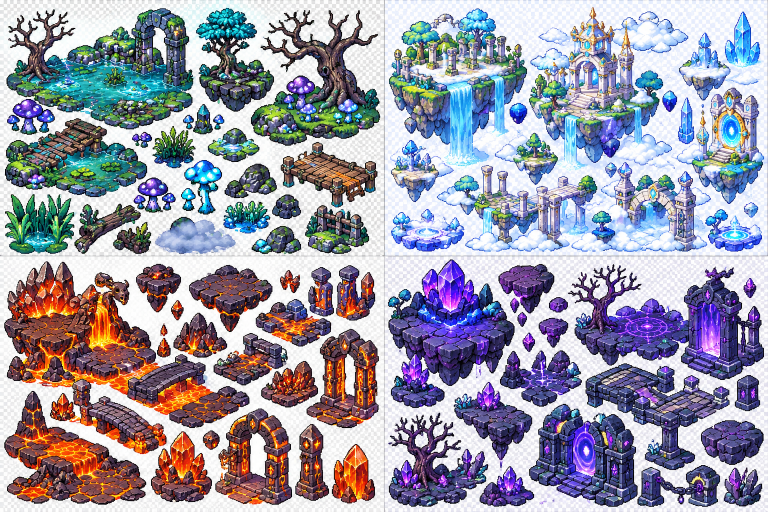
#> input picture art/props/four_themes_sheet.png, 1536 x 1024 px, given in place of mead_00.png, which was not available (shown at 1/2 size)
$ python build_props.py ../art/props/four_themes_sheet.png
#> lines starting #> are read from the running program, lines starting #| are printed output that depends on the picture
"""Build game-ready prop images from sliced sheets (tools/slice_props.py output).
Each prop is resized to 2x its on-screen height (crisp on retina, drawn at 0.5), quantized to a 256-colour PNG,
and listed in data/props.json as { id: { h: display height px, w: display width px } }.
Usage: python3 -I tools/build_props.py SLICE_DIR"""
import sys, json, os
from PIL import Image, ImageEnhance

SLICES = sys.argv[1]
# id: (slice file, on-screen height)
PROPS = {
    # meadow sheet
    'rock_big': ('mead_00', 70), 'rock_mid': ('mead_01', 54), 'rock_small': ('mead_02', 40), 'rock_spire': ('mead_03', 96),
    'oak_a': ('mead_04', 122), 'oak_b': ('mead_05', 118), 'pine': ('mead_06', 128),
    'bush_white': ('mead_07', 40), 'bush_pink': ('mead_08', 40),
    'grass_a': ('mead_09', 22), 'grass_b': ('mead_17', 22), 'grass_c': ('mead_25', 20), 'grass_fl1': ('mead_10', 24), 'grass_fl2': ('mead_11', 24),
    'fl_white': ('mead_12', 22), 'fl_pink': ('mead_13', 22), 'fl_purple': ('mead_14', 22), 'fl_yellow': ('mead_15', 24),
    'fb_white': ('mead_21', 26), 'fb_pink': ('mead_22', 26), 'fb_blue': ('mead_23', 28), 'fb_mix': ('mead_24', 28),
    'mush_big': ('mead_16', 34), 'mush_red': ('mead_18', 24), 'mush_small': ('mead_19', 22), 'mush_orange': ('mead_20', 20),
    # town sheet
    'house_tree': ('town_00', 250), 'house_blue': ('town_01', 196), 'house_vine': ('town_02', 192), 'house_mill': ('town_03', 214),
    'banner': ('town_04', 82), 'sign_board': ('town_06', 58), 'lamp': ('town_07', 62), 'stall_blue': ('town_08', 96), 'stall_red': ('town_09', 96),
    'signpost': ('town_10', 64), 'well': ('town_11', 84), 'bench': ('town_17', 26), 'garden': ('town_19', 58), 'flower_bush': ('town_20', 42),
    'tent': ('town_21', 104), 'crate': ('town_22', 30), 'cart': ('town_23', 40), 'hay_crates': ('town_26', 50), 'pot_stand': ('town_27', 62),
    'stool': ('town_28', 24), 'stump_axe': ('town_29', 34), 'barrel_stone': ('town_33', 46),
    # snow + desert sheet (sliced with dilate 0: the objects touch)
    'snow_cliff': ('sd_00', 112), 'snow_rock_big': ('sd_01', 56), 'snow_pine_tall': ('sd_02', 132), 'snow_pine_small': ('sd_03', 92), 'snow_pine_b': ('sd_16', 122),
    'ice_crystal_small': ('sd_07', 34), 'ice_crystal_big': ('sd_08', 58), 'snow_rock_flat': ('sd_15', 34), 'snow_bush_round': ('sd_17', 36), 'ice_sprig': ('sd_18', 16),
    'snow_berry_bush': ('sd_19', 38), 'snow_drift': ('sd_20', 24), 'snow_bush': ('sd_21', 30), 'snow_berry_small': ('sd_22', 28), 'snowman': ('sd_23', 50),
    'bare_tree_snow': ('sd_28', 118), 'stone_arch': ('sd_36', 74), 'stone_pillar': ('sd_43', 76), 'snow_patch': ('sd_44', 18), 'ice_shard': ('sd_45', 34), 'ice_pond': ('sd_46', 52),
    'sand_rock_big': ('sd_04', 80), 'sand_arch': ('sd_05', 82), 'sand_pillar': ('sd_06', 72), 'sand_tower': ('sd_09', 86), 'cactus_tall': ('sd_10', 62), 'agave': ('sd_11', 36),
    'cactus_barrel': ('sd_12', 26), 'cactus_rock': ('sd_13', 72), 'cactus_round': ('sd_24', 28), 'cactus_small': ('sd_25', 22), 'dead_tree': ('sd_26', 98), 'desert_grass': ('sd_27', 30),
    'sand_rocks': ('sd_31', 62), 'skull': ('sd_32', 22), 'sand_stone_small': ('sd_33', 24), 'dry_grass': ('sd_34', 16), 'dune': ('sd_35', 40), 'sand_slab': ('sd_40', 36),
    'cactus_group': ('sd_41', 62), 'dune_b': ('sd_47', 42), 'sand_rock_small': ('sd_48', 30), 'cactus': ('sd_49', 46), 'dry_grass_b': ('sd_50', 20), 'dry_grass_c': ('sd_51', 18),
    # four-theme sheet (marsh / sky / lava / void quadrants, prepped with tools/prep_sheet.py --holes 150)
    'marsh_pond': ('marsh_00', 120), 'marsh_tree_isle': ('marsh_01', 126), 'marsh_bridge': ('marsh_02', 60), 'reeds_mush': ('marsh_03', 44), 'mush_tiny': ('marsh_04', 14),
    'mush_purple': ('marsh_05', 32), 'mush_glow_big': ('marsh_06', 52), 'marsh_rock_pool': ('marsh_07', 32), 'moss_rock': ('marsh_08', 32), 'boardwalk': ('marsh_09', 80),
    'reeds': ('marsh_10', 44), 'log': ('marsh_11', 32), 'stump_moss': ('marsh_12', 26), 'mist': ('marsh_13', 28), 'mush_glow_small': ('marsh_14', 18), 'glow_grass': ('marsh_15', 28),
    'moss_rock_b': ('marsh_16', 26), 'moss_rock_s': ('marsh_17', 22),
    'sky_falls': ('sky_00', 130), 'sky_crystal_isle': ('sky_03', 60), 'sky_crystal': ('sky_04', 56), 'sky_gem': ('sky_05', 20), 'sky_gem_b': ('sky_06', 18), 'sky_obelisk': ('sky_07', 48),
    'sky_tree_isle': ('sky_08', 66), 'sky_portal': ('sky_10', 36), 'sky_shard': ('sky_12', 16), 'sky_shard_b': ('sky_13', 14),
    'lava_float': ('lava_01', 46), 'ember_shard': ('lava_02', 16), 'lava_spike_rock': ('lava_03', 46), 'lava_platform': ('lava_04', 56), 'lava_ruin_floor': ('lava_05', 40),
    'ember_shard_b': ('lava_06', 18), 'lava_pillar': ('lava_07', 48), 'lava_pillars': ('lava_08', 54), 'lava_ruin': ('lava_09', 46), 'lava_crystal_pile': ('lava_10', 42),
    'lava_arch': ('lava_11', 96), 'lava_crystal_rock': ('lava_13', 62), 'ember_ball': ('lava_14', 16), 'lava_arch_b': ('lava_15', 92), 'lava_obelisk': ('lava_16', 76), 'lava_crystal': ('lava_17', 58),
    'void_crystal_isle': ('void_00', 128), 'void_float': ('void_01', 48), 'void_shard': ('void_02', 14), 'void_rock_float': ('void_03', 28), 'void_pebble': ('void_04', 14),
    'void_shard_b': ('void_06', 18), 'void_rune_plat': ('void_07', 52), 'void_shard_c': ('void_08', 16), 'void_pillar': ('void_10', 36), 'void_tree': ('void_11', 96),
    'void_crystal_float': ('void_12', 80), 'void_gate': ('void_13', 100), 'void_slab': ('void_14', 42), 'void_crystal_rock': ('void_15', 40), 'void_crystal': ('void_16', 38),
    'palm': ('sd_30', 100), 'oak_green': ('sd_29', 96), 'bush_green_a': ('sd_37', 24), 'bush_green_b': ('sd_38', 30), 'bush_snowy': ('sd_39', 30), 'bush_green_c': ('sd_42', 36),
}
os.makedirs('public/props', exist_ok=True)
out = {}
for pid, (f, h) in PROPS.items():
    im = Image.open(f'{SLICES}/{f}.png').convert('RGBA')
    H = h * 2; W = round(im.width * H / im.height)
#> after `W = round(im.width * H / im.height)`: W = 210
    im = im.resize((W, H), Image.LANCZOS)
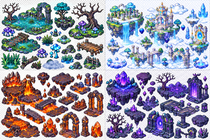
#> im: PIL image 210x140 RGBA; mean R, G, B, A 156.6, 154.8, 169.3, 255
    # the sheets are more saturated than the characters: tone them down so the cast reads first
    a0 = im.getchannel('A'); im = ImageEnhance.Brightness(ImageEnhance.Color(im.convert('RGB')).enhance(0.78)).enhance(0.93).convert('RGBA'); im.putalpha(a0)
#> after `a0 = im.getchannel('A')`: a0: PIL image 210x140 L; every value is 255
#> after `im = ImageEnhance.Brightness(ImageEnhance.Color(im.convert('RGB')).enh`:
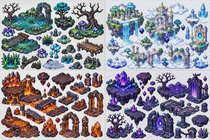
#> im: PIL image 210x140 RGBA; mean R, G, B, A 144.9, 143.5, 154, 255
    a = im.getchannel('A').point(lambda v: 255 if v > 110 else 0)   # hard edge: no grey fringe from the old backdrop
    im.putalpha(a)
    q = im.quantize(256, method=Image.FASTOCTREE, dither=Image.NONE)
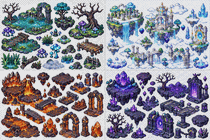
#> q: PIL image 210x140 P; mean R, G, B 144.4, 143, 153.4
#> (the run stopped early here; a loop or call above may not have finished)
